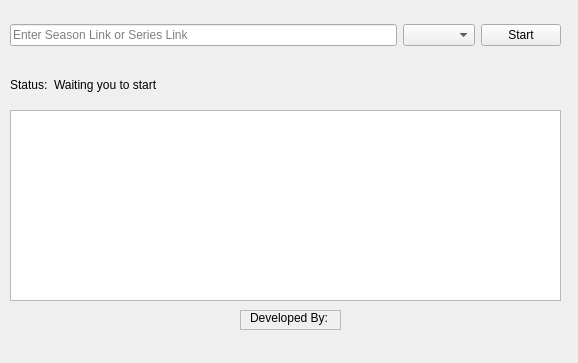
<?xml version="1.0" encoding="UTF-8"?>
<ui version="4.0">
 <class>MainWindow</class>
 <widget class="QMainWindow" name="MainWindow">
  <property name="geometry">
   <rect>
    <x>0</x>
    <y>0</y>
    <width>578</width>
    <height>363</height>
   </rect>
  </property>
  <property name="windowTitle">
   <string>EgyBest Spider V4.0</string>
  </property>
  <widget class="QWidget" name="centralwidget">
   <widget class="QWidget" name="horizontalLayoutWidget">
    <property name="geometry">
     <rect>
      <x>10</x>
      <y>10</y>
      <width>551</width>
      <height>51</height>
     </rect>
    </property>
    <layout class="QHBoxLayout" name="horizontalLayout">
     <item>
      <widget class="QLineEdit" name="lineEdit">
       <property name="placeholderText">
        <string>Enter Season Link or Series Link</string>
       </property>
      </widget>
     </item>
     <item>
      <widget class="QComboBox" name="comboBox"/>
     </item>
     <item>
      <widget class="QPushButton" name="pushButton">
       <property name="text">
        <string>Start</string>
       </property>
      </widget>
     </item>
    </layout>
   </widget>
   <widget class="QTableWidget" name="tableWidget">
    <property name="geometry">
     <rect>
      <x>10</x>
      <y>110</y>
      <width>551</width>
      <height>191</height>
     </rect>
    </property>
    <property name="frameShadow">
     <enum>QFrame::Sunken</enum>
    </property>
    <property name="gridStyle">
     <enum>Qt::SolidLine</enum>
    </property>
   </widget>
   <widget class="QWidget" name="horizontalLayoutWidget_2">
    <property name="geometry">
     <rect>
      <x>10</x>
      <y>70</y>
      <width>301</width>
      <height>31</height>
     </rect>
    </property>
    <layout class="QHBoxLayout" name="horizontalLayout_2">
     <property name="sizeConstraint">
      <enum>QLayout::SetNoConstraint</enum>
     </property>
     <item>
      <widget class="QLabel" name="label">
       <property name="sizePolicy">
        <sizepolicy hsizetype="Fixed" vsizetype="Fixed">
         <horstretch>0</horstretch>
         <verstretch>0</verstretch>
        </sizepolicy>
       </property>
       <property name="text">
        <string>Status:</string>
       </property>
      </widget>
     </item>
     <item>
      <widget class="QLabel" name="label_2">
       <property name="sizePolicy">
        <sizepolicy hsizetype="Minimum" vsizetype="Fixed">
         <horstretch>0</horstretch>
         <verstretch>0</verstretch>
        </sizepolicy>
       </property>
       <property name="text">
        <string>Waiting you to start</string>
       </property>
      </widget>
     </item>
    </layout>
   </widget>
   <widget class="QFrame" name="frame">
    <property name="geometry">
     <rect>
      <x>240</x>
      <y>310</y>
      <width>101</width>
      <height>20</height>
     </rect>
    </property>
    <property name="frameShape">
     <enum>QFrame::StyledPanel</enum>
    </property>
    <property name="frameShadow">
     <enum>QFrame::Raised</enum>
    </property>
    <widget class="QLabel" name="label_4">
     <property name="geometry">
      <rect>
       <x>10</x>
       <y>0</y>
       <width>81</width>
       <height>16</height>
      </rect>
     </property>
     <property name="sizePolicy">
      <sizepolicy hsizetype="Fixed" vsizetype="Fixed">
       <horstretch>0</horstretch>
       <verstretch>0</verstretch>
      </sizepolicy>
     </property>
     <property name="text">
      <string>Developed By:</string>
     </property>
    </widget>
    <widget class="QLabel" name="label_3">
     <property name="geometry">
      <rect>
       <x>80</x>
       <y>0</y>
       <width>16</width>
       <height>20</height>
      </rect>
     </property>
     <property name="sizePolicy">
      <sizepolicy hsizetype="Minimum" vsizetype="Minimum">
       <horstretch>0</horstretch>
       <verstretch>0</verstretch>
      </sizepolicy>
     </property>
     <property name="text">
      <string/>
     </property>
     <property name="pixmap">
      <pixmap resource="icons.qrc">:/me/logo.png</pixmap>
     </property>
     <property name="scaledContents">
      <bool>true</bool>
     </property>
     <property name="alignment">
      <set>Qt::AlignCenter</set>
     </property>
    </widget>
   </widget>
  </widget>
  <widget class="QMenuBar" name="menubar">
   <property name="geometry">
    <rect>
     <x>0</x>
     <y>0</y>
     <width>578</width>
     <height>21</height>
    </rect>
   </property>
  </widget>
 </widget>
 <resources>
  <include location="icons.qrc"/>
 </resources>
 <connections/>
</ui>
